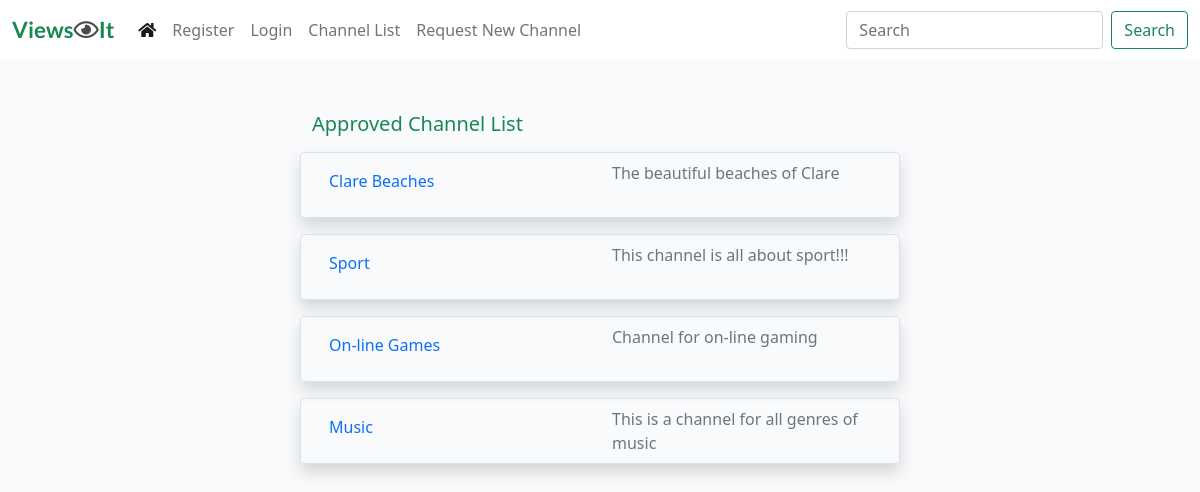
The app's page /, older data.
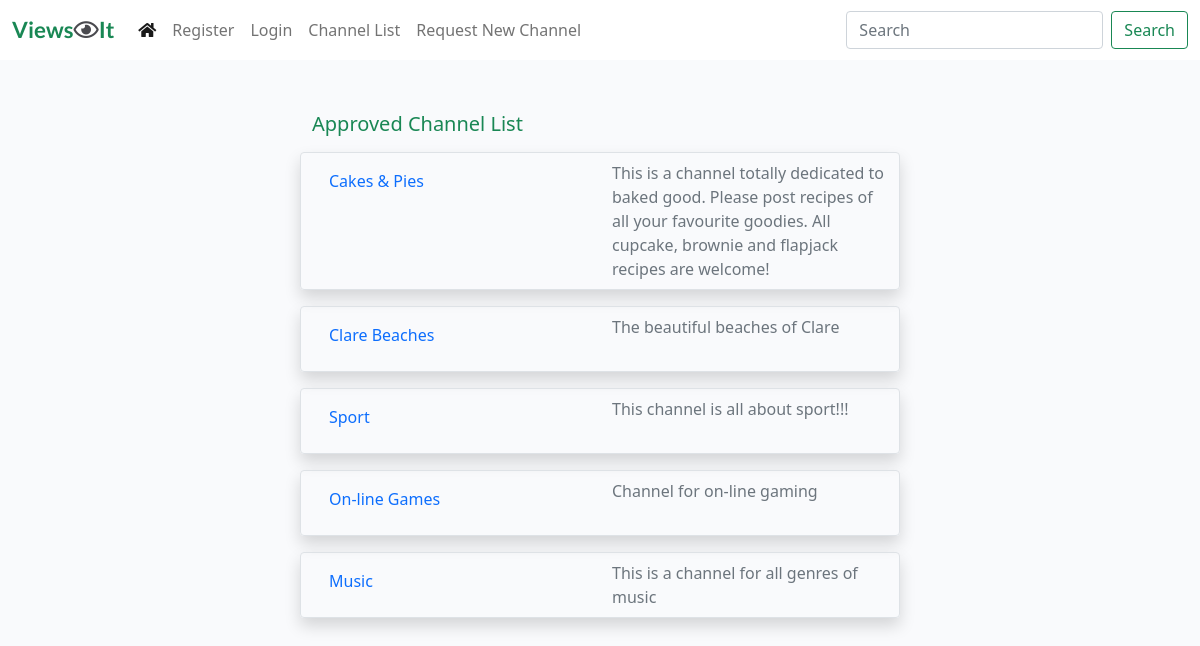
The same page, newer data.
### viewsit_app/models.py (models this page shows, shortened)
class Channel(models.Model):
    topic = models.CharField(max_length=50)
    topic_url = models.SlugField(max_length=50, unique=True)
    description = models.CharField(max_length=200)
    author = models.ForeignKey(User, on_delete=models.CASCADE,
                               related_name="channels")
    created_on = models.DateTimeField(auto_now_add=True)
    updated_on = models.DateTimeField(auto_now=True)
    status = models.IntegerField(choices=STATUS, default=0)
    class Meta:
        ordering = ['-created_on']

### viewsit_app/views.py (the view)
# urls.py: path('', views.ChannelList.as_view(), name='home'),
class ChannelList(generic.ListView):
    model = Channel
    queryset = Channel.objects.filter(status=1).order_by("-created_on")
    template_name = "channel_list.html"

### templates/channel_list.html (shortened to what this page needs)
{% extends "base.html" %}
{% block content %}
<div class="container-fluid">
    <div class="row">
        <div class="col-sm-6 mt-3 offset-md-3">
            <h5 class="mt-3 text-success">Approved Channel List</h5>
            {% for channel in channel_list %}
                <div class="row border rounded shadow mt-3">
                    <div class="col mt-2 mb-2" ><a class="nav-link" href="{% url 'channel_view' slug=channel.topic_url %}"><p class="card-title">{{ channel.topic }}</p></a> </div>
                    <div class="col card-text text-muted mt-2 mb-2">{{ channel.description }}</div>
                </div>
            {% empty %}
                <div><h4>There are no channels available.</h4></div>
            {% endfor %}
        </div>
        <div class="col-3"></div>
    </div>
</div>
{%endblock%}

Row changes from the older to the newer data that the page shows:
added Channel: topic "Cakes & Pies", description "This is a channel totally dedicated to baked good. Please post recipes of all your favourite goodies. All cupcake, brownie and flapjack recipes are welcome!"
